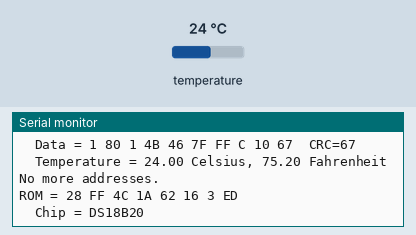
Simulated run of this sketch. Board: Arduino Uno, built with avr-gcc and run on an emulated ATmega328P. On the bench: the last lines printed to the serial monitor. The test bench sets the inputs (shaded band); at power-on: temperature 24 °C.

Above: at 3.1 s.
3.2 s: temperature set to 12 °C
At 3.92 s:
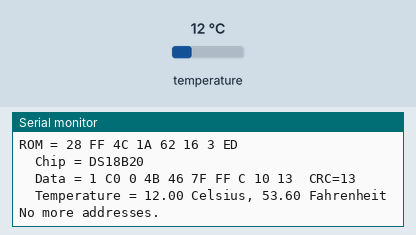
6.4 s: temperature set to 28 °C
At 7.88 s:
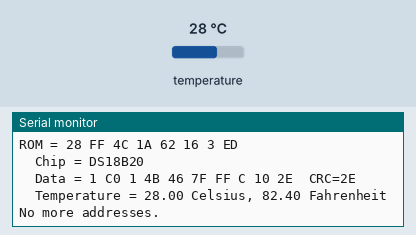
10.4 s: temperature set to 33 °C
At 11.84 s:
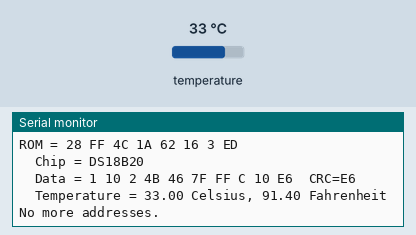
14.4 s: temperature set to 7 °C
At 15.8 s:
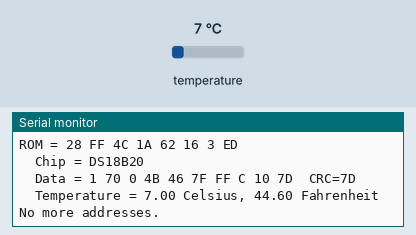
18.3 s: temperature set to 10 °C
At 19.76 s:
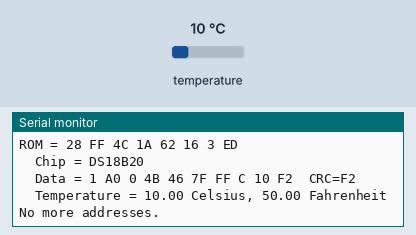
22.3 s: temperature set to 8 °C
At 23.72 s:
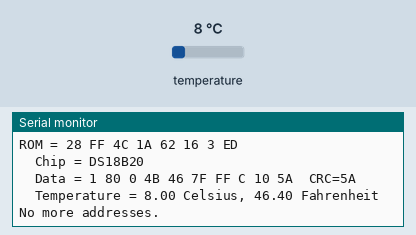
Timing chart, 0 to 25.3 s (numbered marks = the images above; inputs shaded):
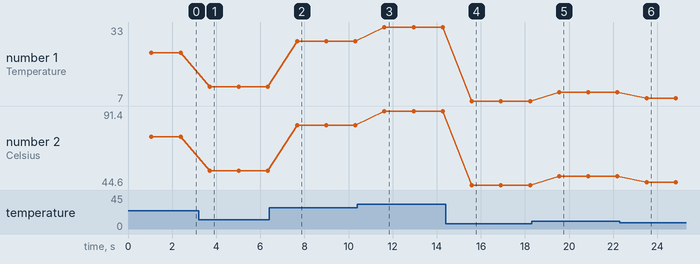

Measured:
- after the input at 3.2 s, the serial monitor: prints a new line after 0.46 s (image 1)
- after the input at 6.4 s, the serial monitor: prints a new line after 1.2 s (image 2)
- after the input at 10.4 s, the serial monitor: prints a new line after 1.2 s (image 3)
- after the input at 14.4 s, the serial monitor: prints a new line after 1.1 s (image 4)
- after the input at 18.3 s, the serial monitor: prints a new line after 1.2 s (image 5)
- after the input at 22.3 s, the serial monitor: prints a new line after 1.2 s (image 6)
- plotted number 1: 24 → 12 after the input at 3.2 s, 28 → 33 after the input at 10.4 s, 10 → 8 after the input at 22.3 s
- plotted number 2: 75.2 → 53.6 after the input at 3.2 s, 53.6 → 82.4 after the input at 6.4 s, 82.4 → 91.4 after the input at 10.4 s, 91.4 → 44.6 after the input at 14.4 s, 44.6 → 50 after the input at 18.3 s

The sketch:

Temperature.ino
```cpp
#include <OneWire.h>

//  використаємо бібліотеку onewire
OneWire  ds(10);

void setup(void) {
  Serial.begin(9600);
}

void loop(void) {
  byte i;
  byte present = 0;
  byte type_s;
  byte data[12];
  byte addr[8];
  float celsius, fahrenheit;

  if ( !ds.search(addr)) {
    Serial.println("No more addresses.");
    Serial.println();
    ds.reset_search();
    delay(250);
    return;
  }

  Serial.print("ROM =");
  for( i = 0; i < 8; i++) {
    Serial.write(' ');
    Serial.print(addr[i], HEX);
  }

  if (OneWire::crc8(addr, 7) != addr[7]) {
      Serial.println("CRC is not valid!");
      return;
  }
  Serial.println();

  // the first ROM byte indicates which chip
  switch (addr[0]) {
    case 0x10:
      Serial.println("  Chip = DS18S20");
      type_s = 1;
      break;
    case 0x28:
      Serial.println("  Chip = DS18B20");
      type_s = 0;
      break;
    case 0x22:
      Serial.println("  Chip = DS1822");
      type_s = 0;
      break;
    default:
      Serial.println("Device is not a DS18x20 family device.");
      return;
  }

  ds.reset();
  ds.select(addr);
  ds.write(0x44, 1);

  delay(1000);
  present = ds.reset();
  ds.select(addr);
  ds.write(0xBE);

  Serial.print("  Data = ");
  Serial.print(present, HEX);
  Serial.print(" ");
  for ( i = 0; i < 9; i++) {
    data[i] = ds.read();
    Serial.print(data[i], HEX);
    Serial.print(" ");
  }
  Serial.print(" CRC=");
  Serial.print(OneWire::crc8(data, 8), HEX);
  Serial.println();


  int16_t raw = (data[1] << 8) | data[0];
  if (type_s) {
    raw = raw << 3;
    if (data[7] == 0x10) {

      raw = (raw & 0xFFF0) + 12 - data[6];
    }
  } else {
    byte cfg = (data[4] & 0x60);

    if (cfg == 0x00) raw = raw & ~7;
    else if (cfg == 0x20) raw = raw & ~3;
    else if (cfg == 0x40) raw = raw & ~1;

  }
  celsius = (float)raw / 16.0;
  fahrenheit = celsius * 1.8 + 32.0;
  Serial.print("  Temperature = ");
  Serial.print(celsius);
  Serial.print(" Celsius, ");
  Serial.print(fahrenheit);
  Serial.println(" Fahrenheit");
}
```
